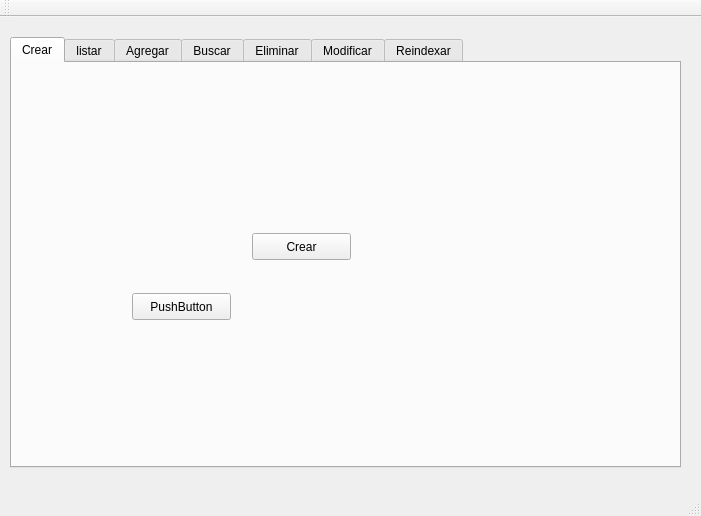
<?xml version="1.0" encoding="UTF-8"?>
<ui version="4.0">
 <class>MainWindow</class>
 <widget class="QMainWindow" name="MainWindow">
  <property name="geometry">
   <rect>
    <x>0</x>
    <y>0</y>
    <width>701</width>
    <height>516</height>
   </rect>
  </property>
  <property name="windowTitle">
   <string>MainWindow</string>
  </property>
  <widget class="QWidget" name="centralWidget">
   <widget class="QTabWidget" name="tab_porincipal">
    <property name="geometry">
     <rect>
      <x>10</x>
      <y>20</y>
      <width>671</width>
      <height>431</height>
     </rect>
    </property>
    <property name="currentIndex">
     <number>0</number>
    </property>
    <widget class="QWidget" name="tab">
     <attribute name="title">
      <string>Crear</string>
     </attribute>
     <widget class="QPushButton" name="bt_crear">
      <property name="geometry">
       <rect>
        <x>240</x>
        <y>170</y>
        <width>99</width>
        <height>27</height>
       </rect>
      </property>
      <property name="text">
       <string>Crear</string>
      </property>
     </widget>
     <widget class="QPushButton" name="pushButton">
      <property name="geometry">
       <rect>
        <x>120</x>
        <y>230</y>
        <width>99</width>
        <height>27</height>
       </rect>
      </property>
      <property name="text">
       <string>PushButton</string>
      </property>
     </widget>
    </widget>
    <widget class="QWidget" name="tab_2">
     <attribute name="title">
      <string>listar</string>
     </attribute>
     <widget class="QComboBox" name="combo_listar">
      <property name="geometry">
       <rect>
        <x>110</x>
        <y>20</y>
        <width>391</width>
        <height>27</height>
       </rect>
      </property>
     </widget>
     <widget class="QTextEdit" name="text_area_listar">
      <property name="geometry">
       <rect>
        <x>10</x>
        <y>60</y>
        <width>651</width>
        <height>331</height>
       </rect>
      </property>
     </widget>
    </widget>
    <widget class="QWidget" name="tab_5">
     <attribute name="title">
      <string>Agregar</string>
     </attribute>
     <widget class="QTabWidget" name="tab_agregar">
      <property name="geometry">
       <rect>
        <x>0</x>
        <y>0</y>
        <width>661</width>
        <height>391</height>
       </rect>
      </property>
      <property name="currentIndex">
       <number>2</number>
      </property>
      <widget class="QWidget" name="tab_10">
       <attribute name="title">
        <string>Cliente</string>
       </attribute>
       <widget class="QLineEdit" name="txt_cliente_id">
        <property name="geometry">
         <rect>
          <x>220</x>
          <y>40</y>
          <width>113</width>
          <height>27</height>
         </rect>
        </property>
       </widget>
       <widget class="QLineEdit" name="txt_cliente_nombre">
        <property name="geometry">
         <rect>
          <x>220</x>
          <y>80</y>
          <width>113</width>
          <height>27</height>
         </rect>
        </property>
       </widget>
       <widget class="QLineEdit" name="txt_cliente_genbero_crear">
        <property name="geometry">
         <rect>
          <x>220</x>
          <y>130</y>
          <width>113</width>
          <height>27</height>
         </rect>
        </property>
       </widget>
       <widget class="QLineEdit" name="idciudad_crear_cliente">
        <property name="geometry">
         <rect>
          <x>220</x>
          <y>170</y>
          <width>113</width>
          <height>27</height>
         </rect>
        </property>
       </widget>
       <widget class="QLabel" name="label">
        <property name="geometry">
         <rect>
          <x>80</x>
          <y>40</y>
          <width>67</width>
          <height>17</height>
         </rect>
        </property>
        <property name="text">
         <string>idCliente</string>
        </property>
       </widget>
       <widget class="QLabel" name="label_2">
        <property name="geometry">
         <rect>
          <x>80</x>
          <y>80</y>
          <width>67</width>
          <height>17</height>
         </rect>
        </property>
        <property name="text">
         <string>Nombre</string>
        </property>
       </widget>
       <widget class="QLabel" name="label_3">
        <property name="geometry">
         <rect>
          <x>80</x>
          <y>130</y>
          <width>67</width>
          <height>17</height>
         </rect>
        </property>
        <property name="text">
         <string>Genero</string>
        </property>
       </widget>
       <widget class="QLabel" name="label_4">
        <property name="geometry">
         <rect>
          <x>80</x>
          <y>170</y>
          <width>67</width>
          <height>17</height>
         </rect>
        </property>
        <property name="text">
         <string>idCiudad</string>
        </property>
       </widget>
       <widget class="QPushButton" name="bt_agregar_cliente">
        <property name="geometry">
         <rect>
          <x>210</x>
          <y>260</y>
          <width>99</width>
          <height>27</height>
         </rect>
        </property>
        <property name="text">
         <string>crear</string>
        </property>
       </widget>
      </widget>
      <widget class="QWidget" name="tab_11">
       <attribute name="title">
        <string>Linea</string>
       </attribute>
       <widget class="QLabel" name="lbl_agregar_numero_linea">
        <property name="geometry">
         <rect>
          <x>110</x>
          <y>70</y>
          <width>67</width>
          <height>17</height>
         </rect>
        </property>
        <property name="text">
         <string>Numero</string>
        </property>
       </widget>
       <widget class="QLabel" name="lbl_agregar_idclienete_linea">
        <property name="geometry">
         <rect>
          <x>110</x>
          <y>130</y>
          <width>67</width>
          <height>17</height>
         </rect>
        </property>
        <property name="text">
         <string>id_cliente</string>
        </property>
       </widget>
       <widget class="QLineEdit" name="txt_agregar_numero_Linea">
        <property name="geometry">
         <rect>
          <x>230</x>
          <y>70</y>
          <width>113</width>
          <height>27</height>
         </rect>
        </property>
       </widget>
       <widget class="QLineEdit" name="txt_agregar_idcliente_linea">
        <property name="geometry">
         <rect>
          <x>230</x>
          <y>120</y>
          <width>113</width>
          <height>27</height>
         </rect>
        </property>
       </widget>
       <widget class="QPushButton" name="bt_agregar_linea">
        <property name="geometry">
         <rect>
          <x>230</x>
          <y>220</y>
          <width>99</width>
          <height>27</height>
         </rect>
        </property>
        <property name="text">
         <string>crear</string>
        </property>
       </widget>
      </widget>
      <widget class="QWidget" name="tab_12">
       <attribute name="title">
        <string>Ciudad</string>
       </attribute>
       <widget class="QLabel" name="lbl_agregar_ciudad_id">
        <property name="geometry">
         <rect>
          <x>110</x>
          <y>60</y>
          <width>67</width>
          <height>17</height>
         </rect>
        </property>
        <property name="text">
         <string>ID Ciudad</string>
        </property>
       </widget>
       <widget class="QLabel" name="lbl_agregar_nombre_ciudad">
        <property name="geometry">
         <rect>
          <x>110</x>
          <y>120</y>
          <width>67</width>
          <height>17</height>
         </rect>
        </property>
        <property name="text">
         <string>Nombre</string>
        </property>
       </widget>
       <widget class="QLineEdit" name="txt_agregar_id_ciudad">
        <property name="geometry">
         <rect>
          <x>230</x>
          <y>60</y>
          <width>113</width>
          <height>27</height>
         </rect>
        </property>
       </widget>
       <widget class="QLineEdit" name="txt_agregar_nombre_ciudad">
        <property name="geometry">
         <rect>
          <x>230</x>
          <y>110</y>
          <width>113</width>
          <height>27</height>
         </rect>
        </property>
       </widget>
       <widget class="QPushButton" name="bt_agregar_ciudad">
        <property name="geometry">
         <rect>
          <x>250</x>
          <y>240</y>
          <width>99</width>
          <height>27</height>
         </rect>
        </property>
        <property name="text">
         <string>Agregar</string>
        </property>
       </widget>
      </widget>
     </widget>
    </widget>
    <widget class="QWidget" name="tab_6">
     <attribute name="title">
      <string>Buscar</string>
     </attribute>
     <widget class="QTabWidget" name="bucar_tab2">
      <property name="geometry">
       <rect>
        <x>20</x>
        <y>10</y>
        <width>621</width>
        <height>361</height>
       </rect>
      </property>
      <property name="currentIndex">
       <number>0</number>
      </property>
      <widget class="QWidget" name="tab_3">
       <attribute name="title">
        <string>con indice</string>
       </attribute>
       <widget class="QTabWidget" name="tab_buscar">
        <property name="geometry">
         <rect>
          <x>20</x>
          <y>10</y>
          <width>581</width>
          <height>301</height>
         </rect>
        </property>
        <property name="currentIndex">
         <number>2</number>
        </property>
        <widget class="QWidget" name="tab_13">
         <attribute name="title">
          <string>Cliente</string>
         </attribute>
         <widget class="QPushButton" name="bt_buscar_cliente_2">
          <property name="geometry">
           <rect>
            <x>370</x>
            <y>50</y>
            <width>99</width>
            <height>27</height>
           </rect>
          </property>
          <property name="text">
           <string>buscar</string>
          </property>
         </widget>
         <widget class="QLineEdit" name="txt_buscar_idcliente">
          <property name="geometry">
           <rect>
            <x>250</x>
            <y>50</y>
            <width>113</width>
            <height>27</height>
           </rect>
          </property>
         </widget>
         <widget class="QTextEdit" name="textEdit_buscar_cliente">
          <property name="geometry">
           <rect>
            <x>80</x>
            <y>110</y>
            <width>471</width>
            <height>111</height>
           </rect>
          </property>
         </widget>
         <widget class="QLabel" name="lbl_buscar_idcliente">
          <property name="geometry">
           <rect>
            <x>117</x>
            <y>50</y>
            <width>81</width>
            <height>20</height>
           </rect>
          </property>
          <property name="text">
           <string>Id Cliente</string>
          </property>
         </widget>
        </widget>
        <widget class="QWidget" name="tab_14">
         <attribute name="title">
          <string>Ciudad</string>
         </attribute>
         <widget class="QPushButton" name="bt_buscar_ciudad_2">
          <property name="geometry">
           <rect>
            <x>330</x>
            <y>50</y>
            <width>99</width>
            <height>27</height>
           </rect>
          </property>
          <property name="text">
           <string>buscar</string>
          </property>
         </widget>
         <widget class="QLabel" name="lbl_buscar_idcliente_2">
          <property name="geometry">
           <rect>
            <x>77</x>
            <y>50</y>
            <width>81</width>
            <height>20</height>
           </rect>
          </property>
          <property name="text">
           <string>Id Ciudad</string>
          </property>
         </widget>
         <widget class="QLineEdit" name="txt_buscar_idciudad">
          <property name="geometry">
           <rect>
            <x>210</x>
            <y>50</y>
            <width>113</width>
            <height>27</height>
           </rect>
          </property>
         </widget>
         <widget class="QTextEdit" name="textEdit_buscar_ciudad">
          <property name="geometry">
           <rect>
            <x>80</x>
            <y>110</y>
            <width>471</width>
            <height>111</height>
           </rect>
          </property>
         </widget>
        </widget>
        <widget class="QWidget" name="tab_15">
         <attribute name="title">
          <string>lineas</string>
         </attribute>
         <widget class="QPushButton" name="bt_buscar_linea_2">
          <property name="geometry">
           <rect>
            <x>350</x>
            <y>50</y>
            <width>99</width>
            <height>27</height>
           </rect>
          </property>
          <property name="text">
           <string>buscar</string>
          </property>
         </widget>
         <widget class="QLineEdit" name="txt_buscar_idlinea">
          <property name="geometry">
           <rect>
            <x>230</x>
            <y>50</y>
            <width>113</width>
            <height>27</height>
           </rect>
          </property>
         </widget>
         <widget class="QLabel" name="lbl_buscar_idcliente_3">
          <property name="geometry">
           <rect>
            <x>97</x>
            <y>50</y>
            <width>81</width>
            <height>20</height>
           </rect>
          </property>
          <property name="text">
           <string>Id Cliente</string>
          </property>
         </widget>
         <widget class="QTextEdit" name="textEdit_buscar_linea">
          <property name="geometry">
           <rect>
            <x>100</x>
            <y>110</y>
            <width>471</width>
            <height>111</height>
           </rect>
          </property>
         </widget>
        </widget>
       </widget>
      </widget>
      <widget class="QWidget" name="tab_4">
       <attribute name="title">
        <string>Sin indice</string>
       </attribute>
       <widget class="QTabWidget" name="tab2_buscar_sin_indice">
        <property name="geometry">
         <rect>
          <x>10</x>
          <y>10</y>
          <width>591</width>
          <height>301</height>
         </rect>
        </property>
        <property name="currentIndex">
         <number>2</number>
        </property>
        <widget class="QWidget" name="tab_22">
         <attribute name="title">
          <string>Cliente</string>
         </attribute>
         <widget class="QTextEdit" name="textEdit_buscar_cliente_sin">
          <property name="geometry">
           <rect>
            <x>103</x>
            <y>110</y>
            <width>471</width>
            <height>111</height>
           </rect>
          </property>
         </widget>
         <widget class="QLabel" name="lbl_buscar_idcliente_sin">
          <property name="geometry">
           <rect>
            <x>100</x>
            <y>50</y>
            <width>81</width>
            <height>20</height>
           </rect>
          </property>
          <property name="text">
           <string>Id Cliente</string>
          </property>
         </widget>
         <widget class="QLineEdit" name="txt_buscar_idcliente_sin">
          <property name="geometry">
           <rect>
            <x>233</x>
            <y>50</y>
            <width>113</width>
            <height>27</height>
           </rect>
          </property>
         </widget>
         <widget class="QPushButton" name="bt_buscar_cliente_sin">
          <property name="geometry">
           <rect>
            <x>353</x>
            <y>50</y>
            <width>99</width>
            <height>27</height>
           </rect>
          </property>
          <property name="text">
           <string>buscar</string>
          </property>
         </widget>
        </widget>
        <widget class="QWidget" name="tab_23">
         <attribute name="title">
          <string>Ciudad</string>
         </attribute>
         <widget class="QTextEdit" name="textEdit_buscar_ciudad_sin">
          <property name="geometry">
           <rect>
            <x>80</x>
            <y>110</y>
            <width>471</width>
            <height>111</height>
           </rect>
          </property>
         </widget>
         <widget class="QLabel" name="lbl_buscar_idciudad_sin">
          <property name="geometry">
           <rect>
            <x>77</x>
            <y>50</y>
            <width>81</width>
            <height>20</height>
           </rect>
          </property>
          <property name="text">
           <string>Id Cliente</string>
          </property>
         </widget>
         <widget class="QLineEdit" name="txt_buscar_idciudad_sin">
          <property name="geometry">
           <rect>
            <x>210</x>
            <y>50</y>
            <width>113</width>
            <height>27</height>
           </rect>
          </property>
         </widget>
         <widget class="QPushButton" name="bt_buscar_ciudad_sin">
          <property name="geometry">
           <rect>
            <x>330</x>
            <y>50</y>
            <width>99</width>
            <height>27</height>
           </rect>
          </property>
          <property name="text">
           <string>buscar</string>
          </property>
         </widget>
        </widget>
        <widget class="QWidget" name="tab_24">
         <attribute name="title">
          <string>lineas</string>
         </attribute>
         <widget class="QTextEdit" name="textEdit_buscar_linea_sin">
          <property name="geometry">
           <rect>
            <x>60</x>
            <y>110</y>
            <width>471</width>
            <height>111</height>
           </rect>
          </property>
         </widget>
         <widget class="QLabel" name="lbl_buscar_idlinea_sin">
          <property name="geometry">
           <rect>
            <x>57</x>
            <y>50</y>
            <width>81</width>
            <height>20</height>
           </rect>
          </property>
          <property name="text">
           <string>Id Cliente</string>
          </property>
         </widget>
         <widget class="QLineEdit" name="txt_buscar_idlinea_sin">
          <property name="geometry">
           <rect>
            <x>190</x>
            <y>50</y>
            <width>113</width>
            <height>27</height>
           </rect>
          </property>
         </widget>
         <widget class="QPushButton" name="bt_buscar_linea_sin">
          <property name="geometry">
           <rect>
            <x>310</x>
            <y>50</y>
            <width>99</width>
            <height>27</height>
           </rect>
          </property>
          <property name="text">
           <string>buscar</string>
          </property>
         </widget>
        </widget>
       </widget>
      </widget>
     </widget>
    </widget>
    <widget class="QWidget" name="tab_7">
     <attribute name="title">
      <string>Eliminar</string>
     </attribute>
     <widget class="QTabWidget" name="tab_eliminar_2">
      <property name="geometry">
       <rect>
        <x>0</x>
        <y>0</y>
        <width>661</width>
        <height>391</height>
       </rect>
      </property>
      <property name="currentIndex">
       <number>0</number>
      </property>
      <widget class="QWidget" name="tab_16">
       <attribute name="title">
        <string>Ciudad</string>
       </attribute>
       <widget class="QLineEdit" name="tzt_buscar_ciudad">
        <property name="geometry">
         <rect>
          <x>280</x>
          <y>60</y>
          <width>113</width>
          <height>27</height>
         </rect>
        </property>
       </widget>
       <widget class="QLabel" name="lb_buscar_ciudad">
        <property name="geometry">
         <rect>
          <x>140</x>
          <y>60</y>
          <width>91</width>
          <height>17</height>
         </rect>
        </property>
        <property name="text">
         <string>ID Ciudad</string>
        </property>
       </widget>
       <widget class="QPushButton" name="bt_buscar_ciudad">
        <property name="geometry">
         <rect>
          <x>250</x>
          <y>140</y>
          <width>99</width>
          <height>27</height>
         </rect>
        </property>
        <property name="text">
         <string>Eliminar</string>
        </property>
       </widget>
      </widget>
      <widget class="QWidget" name="tab_17">
       <attribute name="title">
        <string>cliente</string>
       </attribute>
       <widget class="QPushButton" name="bt_buscar_cliente">
        <property name="geometry">
         <rect>
          <x>210</x>
          <y>170</y>
          <width>99</width>
          <height>27</height>
         </rect>
        </property>
        <property name="text">
         <string>Eliminar</string>
        </property>
       </widget>
       <widget class="QLabel" name="lb_busca_cliente">
        <property name="geometry">
         <rect>
          <x>150</x>
          <y>90</y>
          <width>81</width>
          <height>17</height>
         </rect>
        </property>
        <property name="text">
         <string>Id Cliente</string>
        </property>
       </widget>
       <widget class="QLineEdit" name="txt_buscar_cliente">
        <property name="geometry">
         <rect>
          <x>260</x>
          <y>90</y>
          <width>113</width>
          <height>27</height>
         </rect>
        </property>
       </widget>
      </widget>
      <widget class="QWidget" name="tab_18">
       <attribute name="title">
        <string>lineas</string>
       </attribute>
       <widget class="QPushButton" name="bt_buscar_linea">
        <property name="geometry">
         <rect>
          <x>260</x>
          <y>150</y>
          <width>99</width>
          <height>27</height>
         </rect>
        </property>
        <property name="text">
         <string>Eliminar</string>
        </property>
       </widget>
       <widget class="QLabel" name="lb_buscar_linea">
        <property name="geometry">
         <rect>
          <x>180</x>
          <y>70</y>
          <width>121</width>
          <height>17</height>
         </rect>
        </property>
        <property name="text">
         <string>Ingrese numero</string>
        </property>
       </widget>
       <widget class="QLineEdit" name="lb_buscar_linea_2">
        <property name="geometry">
         <rect>
          <x>310</x>
          <y>70</y>
          <width>113</width>
          <height>27</height>
         </rect>
        </property>
       </widget>
      </widget>
     </widget>
    </widget>
    <widget class="QWidget" name="tab_8">
     <attribute name="title">
      <string>Modificar</string>
     </attribute>
     <widget class="QTabWidget" name="tab_modificar">
      <property name="geometry">
       <rect>
        <x>0</x>
        <y>0</y>
        <width>661</width>
        <height>391</height>
       </rect>
      </property>
      <property name="currentIndex">
       <number>0</number>
      </property>
      <widget class="QWidget" name="tab_19">
       <attribute name="title">
        <string>Cliente</string>
       </attribute>
      </widget>
      <widget class="QWidget" name="tab_20">
       <attribute name="title">
        <string>Ciudad</string>
       </attribute>
      </widget>
      <widget class="QWidget" name="tab_21">
       <attribute name="title">
        <string>Lineas</string>
       </attribute>
      </widget>
     </widget>
    </widget>
    <widget class="QWidget" name="tab_9">
     <attribute name="title">
      <string>Reindexar</string>
     </attribute>
     <widget class="QPushButton" name="boto_reindexar">
      <property name="geometry">
       <rect>
        <x>20</x>
        <y>120</y>
        <width>291</width>
        <height>141</height>
       </rect>
      </property>
      <property name="text">
       <string>Reindexar</string>
      </property>
     </widget>
     <widget class="QPushButton" name="boto_actualizar_index">
      <property name="geometry">
       <rect>
        <x>320</x>
        <y>120</y>
        <width>281</width>
        <height>141</height>
       </rect>
      </property>
      <property name="text">
       <string>ACtualizar Index</string>
      </property>
     </widget>
    </widget>
   </widget>
  </widget>
  <widget class="QMenuBar" name="menuBar">
   <property name="geometry">
    <rect>
     <x>0</x>
     <y>0</y>
     <width>701</width>
     <height>25</height>
    </rect>
   </property>
  </widget>
  <widget class="QToolBar" name="mainToolBar">
   <attribute name="toolBarArea">
    <enum>TopToolBarArea</enum>
   </attribute>
   <attribute name="toolBarBreak">
    <bool>false</bool>
   </attribute>
  </widget>
  <widget class="QStatusBar" name="statusBar"/>
 </widget>
 <layoutdefault spacing="6" margin="11"/>
 <resources/>
 <connections/>
</ui>
